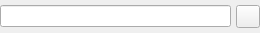
<ui version="4.0" >
 <class>LinkWidget</class>
 <widget class="QWidget" name="LinkWidget" >
  <property name="geometry" >
   <rect>
    <x>0</x>
    <y>0</y>
    <width>260</width>
    <height>33</height>
   </rect>
  </property>
  <property name="sizePolicy" >
   <sizepolicy vsizetype="Fixed" hsizetype="Expanding" >
    <horstretch>0</horstretch>
    <verstretch>0</verstretch>
   </sizepolicy>
  </property>
  <layout class="QHBoxLayout" >
   <property name="spacing" >
    <number>5</number>
   </property>
   <property name="margin" >
    <number>0</number>
   </property>
   <item>
    <widget class="QLineEdit" name="uiText" />
   </item>
   <item>
    <layout class="QHBoxLayout" >
     <property name="spacing" >
      <number>1</number>
     </property>
     <item>
      <widget class="QToolButton" name="pushOpen" >
       <property name="toolTip" >
        <string>Select file...</string>
       </property>
       <property name="text" >
        <string/>
       </property>
       <property name="icon" >
        <iconset resource="common.qrc" >:/images/folder.png</iconset>
       </property>
      </widget>
     </item>
    </layout>
   </item>
  </layout>
 </widget>
 <resources>
  <include location="common.qrc" />
 </resources>
 <connections/>
</ui>
